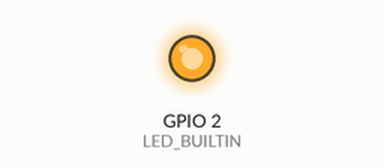
This sketch was run on a simulated ESP8266 (NodeMCU). Parts: output pins drawn as LEDs (lit = HIGH, except the on-board LED, lit = LOW).

Above: at 3.5 s.
At 8.0 s:
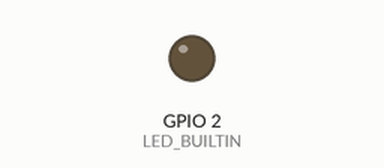
Timing chart, 0 to 9.9 s (numbered marks = the images above):
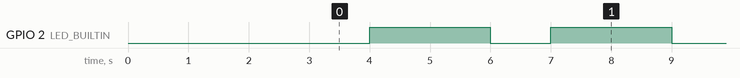

The sketch:

blink.ino
```cpp
#include <ESP8266WiFi.h>
#include <SPI.h>

#ifdef DEBUG_ESP_PORT
#define DEBUG_MSG(...) DEBUG_ESP_PORT.printf( __VA_ARGS__ )
#else
#define DEBUG_MSG(...)
#endif

#define LED_BUILTIN 2

void setup() {
  Serial.begin(115200);
  delay(3000);
  SPI.begin();

  pinMode(LED_BUILTIN, OUTPUT);     // Initialize the LED_BUILTIN pin as an output
  DEBUG_MSG("bootup...\n");
}

// the loop function runs over and over again forever
void loop() {
  DEBUG_MSG("loop %d\n", millis());

  DEBUG_MSG("LED low\n", millis());

  digitalWrite(LED_BUILTIN, LOW);   // Turn the LED on (Note that LOW is the voltage level
                                    // but actually the LED is on; this is because
                                    // it is acive low on the ESP-01)


  delay(1000);                      // Wait for a second
  DEBUG_MSG("LED high\n", millis());
  digitalWrite(LED_BUILTIN, HIGH);  // Turn the LED off by making the voltage HIGH
  delay(2000);                      // Wait for two seconds (to demonstrate the active low LED)
}
```

Measured:
- by itself, GPIO 2 (LED_BUILTIN): alternates HIGH for 2.0 s and LOW for 1.0 s
